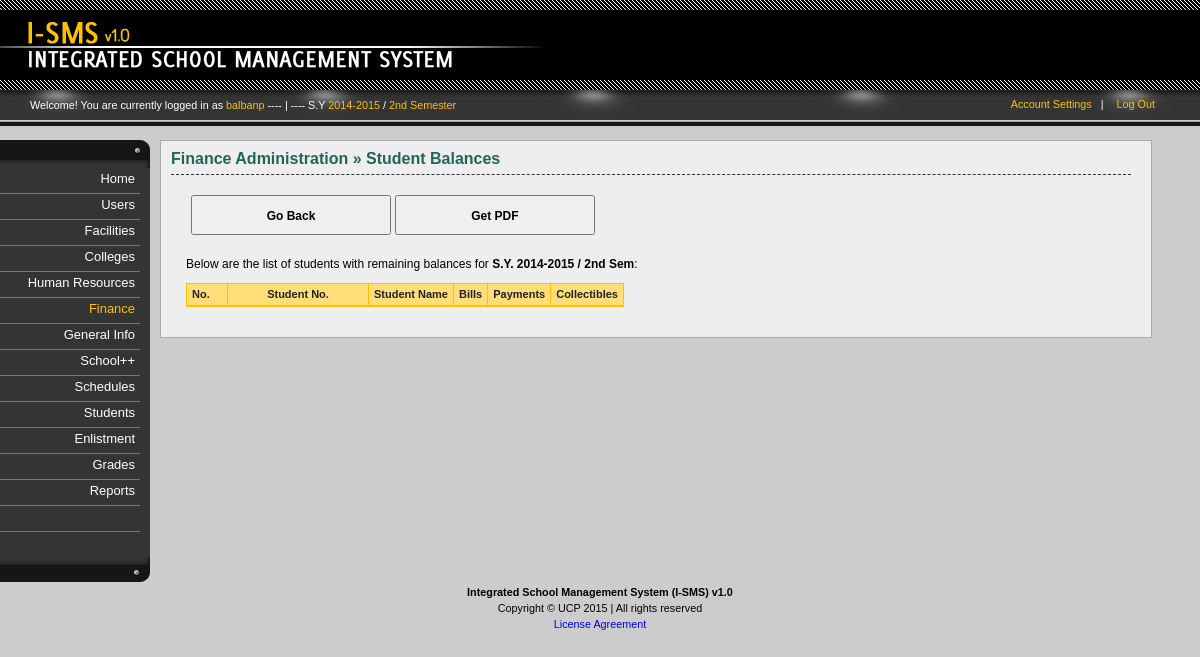
Screenshot of /finance-incomplete_balance.php (signed in) with the database file from the repository.
### _system/_config/sys_config.php (called while the page is built, shortened)
<?php
		$DIR_SERVER_FOLDER = "";
		$DIR_CSS_DEFAULT = "http://" . $_SERVER['HTTP_HOST'] . $DIR_SERVER_FOLDER . "/design/default/css/";
?>

### _libs/classes/fix.inc.php (called while the page is built, shortened)
<?php
	class SchoolYear2{
		function __construct($year_id, $start, $end, $active){
			$this->start = $start;
			$this->end = $end;
		}
	}
	class Semester2{
		function __construct($semester_id, $description, $shorthand, $active){
			$this->description = $description;
		}
	}
	class FixManager{
		private $conn = null;
		function __construct($conn = null){
			if($conn !== null){
				$this->conn = $conn;
			} else {
				$this->error = "No defined connection.";
			}
		}
		function GetActiveSchoolYear(){
			$years = null;
			if($this->conn == null){
				$error = "No defined connection.";
				return null;
			} else {
				$conn = $this->conn;
				$query = "SELECT SchoolYearID, Start, End, Active FROM `sch-school_years` WHERE Active=1 ";
				$query .= "ORDER BY Start";
				$result = $conn->query($query);
				if($conn->error <> ""){
					$this->error = $conn->error;
				} else {
					$years = array();
					$ctr = 0;
					if($result->num_rows > 0){
						while($row = $result->fetch_assoc()){
							$years[$ctr] = new SchoolYear2($row['SchoolYearID'], $row['Start'], $row['End'], $row['Active']);
							$ctr++;
						}
					}
				}
			}
			return $years;
		}
		function GetActiveSemester(){
			$semesters = null;
			if($this->conn == null){
				$error = "No defined connection.";
				return null;
			} else {
				$conn = $this->conn;
				$query = "SELECT SemesterID, Description, Shorthand, Active FROM `sch-semesters` ";
				$query .= "WHERE 1=1 AND Active=1 ";
				$result = $conn->query($query);
				if($conn->error <> ""){
					$this->error = $conn->error;
				} else {
					$semesters = array();
					$ctr = 0;
					if($result->num_rows > 0){
						while($row = $result->fetch_assoc()){
							$semesters[$ctr] = new Semester2($row['SemesterID'], $row['Description'], $row['Shorthand'], $row['Active']);
							$ctr++;
						}
					}
				}
			}
			return $semesters;
		}
	}
?>

### _libs/classes/schl.inc.php (called while the page is built, shortened)
<?php
	class SchoolYear{
		function __construct($year_id, $start, $end, $active){
			$this->start = $start;
			$this->end = $end;
		}
	}
	class Semester{
		function __construct($semester_id, $description, $shorthand, $active){
			$this->shorthand = $shorthand;
		}
	}
	class SchoolManager{
		private $conn = null;
		function __construct($conn = null){
			if($conn !== null){
				$this->conn = $conn;
			} else {
				$this->error = "No defined connection.";
			}
		}
		function GetActiveSchoolYear(){
			$years = null;
			if($this->conn == null){
				$error = "No defined connection.";
				return null;
			} else {
				$conn = $this->conn;
				$query = "SELECT SchoolYearID, Start, End, Active FROM `sch-school_years` WHERE Active=1 ";
				$query .= "ORDER BY Start";
				$result = $conn->query($query);
				if($conn->error <> ""){
					$this->error = $conn->error;
				} else {
					$years = array();
					$ctr = 0;
					if($result->num_rows > 0){
						while($row = $result->fetch_assoc()){
							$years[$ctr] = new SchoolYear($row['SchoolYearID'], $row['Start'], $row['End'], $row['Active']);
							$ctr++;
						}
					}
				}
			}
			return $years;
		}
		function GetActiveSemester(){
			$semesters = null;
			if($this->conn == null){
				$error = "No defined connection.";
				return null;
			} else {
				$conn = $this->conn;
				$query = "SELECT SemesterID, Description, Shorthand, Active FROM `sch-semesters` ";
				$query .= "WHERE 1=1 AND Active=1 ";
				$result = $conn->query($query);
				if($conn->error <> ""){
					$this->error = $conn->error;
				} else {
					$semesters = array();
					$ctr = 0;
					if($result->num_rows > 0){
						while($row = $result->fetch_assoc()){
							$semesters[$ctr] = new Semester($row['SemesterID'], $row['Description'], $row['Shorthand'], $row['Active']);
							$ctr++;
						}
					}
				}
			}
			return $semesters;
		}
	}
?>

### finance-incomplete_balance.php (the view, shortened to what this page needs)
<?php
	require_once("_system/_config/sys_config.php");
	require_once(CLASSLIST . "user.inc.php");
	require_once(CLASSLIST . "menu.inc.php");
	require_once(CLASSLIST . "schl.inc.php");
	if(isset($_SESSION['UserInfo'])){
		$UserInfo = unserialize($_SESSION['UserInfo']);
	} else {
		header("Location: index.php?error=2");
		exit();
	}
	$ISMS = new ISMSConnection(CONNECTION_TYPE);
	$conn = $ISMS->GetConnection();
	$hnd_sc = new SchoolManager($conn);
	$semesters = $hnd_sc->GetActiveSemester();
	$semester = $semesters[0];
	$school_years = $hnd_sc->GetActiveSchoolYear();
	$school_year = $school_years[0];
?>
<!DOCTYPE html PUBLIC "-//W3C//DTD XHTML 1.0 Transitional//EN" "http://www.w3.org/TR/xhtml1/DTD/xhtml1-transitional.dtd">
<html lang="en-US" xml:lang="en-US" xmlns="http://www.w3.org/1999/xhtml">
	<head>
<?php
	require_once("_system/_config/head_config.php");
	echo "<link rel=\"stylesheet\" href=\"" . $DIR_CSS_DEFAULT . "home.css\" />";
	echo "<link rel=\"stylesheet\" href=\"" . $DIR_CSS_DEFAULT . "verticalnav.css\" />";
	echo "<link rel=\"stylesheet\" href=\"" . $DIR_CSS_DEFAULT . "columns.css\" />";
	echo "<link rel=\"stylesheet\" href=\"" . $DIR_CSS_DEFAULT . "content.css\" />";
	echo "<link rel=\"stylesheet\" href=\"" . $DIR_CSS_DEFAULT . "actions.css\" />";
	echo "<link rel=\"stylesheet\" href=\"" . $DIR_CSS_DEFAULT . "tables.css\" />";
	echo "<link rel=\"stylesheet\" href=\"" . $DIR_CSS_DEFAULT . "tweaks.css\" />";
?>
	</head>
	<body id="finance">
		<div id="container">
			<div id="header">
				<?php require_once("_system/main/banner.inc.php"); ?>
				<?php require_once("_system/main/dashboard.inc.php"); ?>
			</div><?php  ?>
			<div id="body">
				<div class="content">
					<div class="column" id="column-first">
						<?php require_once("_system/main/mainmenu.inc.php"); ?>
					</div>
					<div class="column" id="column-second">
						<div class="inner">
							<h1>
								<span class="Highlight">Finance Administration &raquo; Student Balances</span>
							</h1>
							<div id="actions">
								<p class="action">
									<input type="button" value="Go Back" onclick="window.location='finance.php'" />
									<input type="button" value="Get PDF" onclick="window.open('finance-incomplete_balance-get_report.php')" />
								</p>
							</div>
							<p class="">Below are the list of students with remaining balances for <?php echo "<b>S.Y. {$school_year->start}-{$school_year->end} / {$semester->shorthand}</b>"; ?>:</p>
							<div class="table">
								<table class="" cellspacing="0" title="">
									<thead>
										<th class="Count">No.</th>
										<th class="application_number center">Student No.</th>
										<th class="">Student Name</th>
										<th class="section">Bills</th>
										<th class="section">Payments</th>
										<th class="section">Collectibles</th>
									</thead>
								</table>
							</div>
						</div>
					</div>
				</div>
			</div><?php  ?>
			<div id="footer">
				<?php require_once("_system/main/footer.inc.php"); ?>
			</div><?php  ?>
		</div>
	</body>
</html>

### _system/main/dashboard.inc.php (shortened to what this page needs)
<div id="dashboard">
	<div class="inner">
		<p class="greetings">Welcome! You are currently logged in as
			<span class="highlight">
				<?php echo $UserInfo->username; ?>
			</span>
			<?php
				require_once(CLASSLIST . 'fix.inc.php');
				$ISMS2 = new ISMSConnection(CONNECTION_TYPE);
				$conn2 = $ISMS2->GetConnection();
				$dash = new FixManager($conn2);
				$tmp_sy = $dash->GetActiveSchoolYear();
				$tmp_sem = $dash->GetActiveSemester();
				$curr_sy = $tmp_sy[0]->start . "-" . $tmp_sy[0]->end;
				$curr_sem = $tmp_sem[0]->description;
				if(isset($curr_sy)){
					echo " ---- | ---- S.Y <span class=\"highlight\">" . $curr_sy;
					echo "</span> / <span class=\"highlight\">" . $curr_sem . "</span>";
				}
			?>
		</p>
		<div class="options">
			<ul>
				<li><a href="account-settings.php">Account Settings</a>&nbsp;&nbsp;&nbsp;|</li>
				<li><a href="logout.php">Log Out</a></li>
			</ul>
		</div>
	</div>
</div>

### design/default/css/general.css (style rules this page uses)
html { font: 67.5% Arial, Tahoma, Verdana, "Times New Roman"; }
body { font-size: 100%; background-color: #f0efef; background-color: #ccc; background-image: url(../images/logo.png); padding-bottom: 20px; }
#header { height: 90px; background-color: #000; }
p { line-height: 1.5em; }
b { font-weight: bold; }
p.action input { width: 200px; height: 40px; font-weight: bold; font-family: Arial!important; }
p.action { font-size: 14px!important; }

### design/default/css/home.css (style rules this page uses)
#header { margin-bottom: 50px; }
#dashboard .inner { display: block; height: 24px; padding: 7px 0px 5px 30px; background-image: url("../images/dashboard.png"); background-color: #000; position:relative; }
#dashboard .options { position: absolute;right: 35px;top: 9px; width: 200px; text-align: right; }
#dashboard .options a { color: #ffc000; text-decoration: none }
#dashboard .options ul li { display: inline; margin-right: 10px; color: #fff; }
#dashboard .greetings { margin-top: 0px; color: #fff; }
#dashboard .inner .greetings .highlight { color: #ffc000; }

### design/default/css/columns.css (style rules this page uses)
.content div.column { float: left; }
#column-first { width: 160px; }
#column-second { width: 80%; background-color: #eee; border: 1px solid #aaa; padding: 10px 20px 30px 10px; color: 333; overflow: hidden; }

### design/default/css/content.css (style rules this page uses)
div#body { padding-bottom: 20px; }
div#column-second h1 { font-size: 16px; padding: 10px 30px 7px 0px; border-bottom: 1px dashed #333; margin-top: 10px; }
div#column-second h1:first-child { font-size: 16px; padding: 0px 30px 7px 0px; border-bottom: 1px dashed #333; margin-top: 0px; border-top: 0; }
div#column-second h1 span.Highlight { color: #226555; font-weight: bold; }
div#column-second p { margin: 10px 20px 0px 15px; font-size: 12px; }
div#actions p { font-size: 11px; }
div#actions input { font-size: 12px; font-family: "Century Gothic", Arial, Tahoma, Verdana, "Times New Roman" }

### design/default/css/actions.css (style rules this page uses)
div#actions { margin: 5px 0px 0px 0px; padding: 5px 5px 10px 5px; }
p.action input { padding: 3px 10px 2px 10px; }

### design/default/css/tables.css (style rules this page uses)
div.table { margin-left: 15px; margin-top: 10px; font-size: 11px; }
div.table table { border: 1px solid #ffc000; }
div.table table thead th { background-color: #ffdd77; border-bottom: 2px solid #ffc000; color: #222; font-weight: bold; }
div.table table thead th, div.table table td { padding: 5px 5px 5px 5px; text-align:left; }
div.table table th,div.table table td { border-right: 1px solid #ffc000; border-bottom: 1px solid #ffc000; }
div.table th { vertical-align: middle; }
div.table th.center { text-align: center; }
table th.application_number { width: 130px; text-align: center!important; }
th.Count { width: 30px!important; }
.center { text-align: center!important; }

### rows the page displays
sch-school_years: curr_sy "2014-2015", Start "2014", End "2015"
sch-semesters: Description "2nd Semester", Shorthand "2nd Sem"

### other values shown
$UserInfo->username "balbanp"
$MenuItem->display "Home"
$MenuItem->display "Users"
$MenuItem->display "Facilities"
$MenuItem->display "Colleges"
$MenuItem->display "Human Resources"
$MenuItem->display "Finance"
$MenuItem->display "General Info"
$MenuItem->display "School++"
$MenuItem->display "Schedules"
$MenuItem->display "Students"
$MenuItem->display "Enlistment"
$MenuItem->display "Grades"
$MenuItem->display "Reports"
